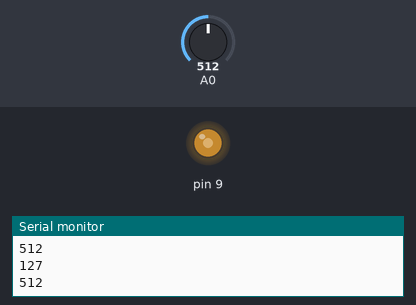
This sketch was run on a simulated Arduino Uno, built with avr-gcc and run on an emulated ATmega328P. Parts: output pins drawn as LEDs (lit = HIGH), the last lines printed to the serial monitor. Inputs (shaded band) come from the test bench; at power-on: A0 = 512.

Above: at 1.2 s.
1.3 s: A0 set to 716
At 2.5 s:
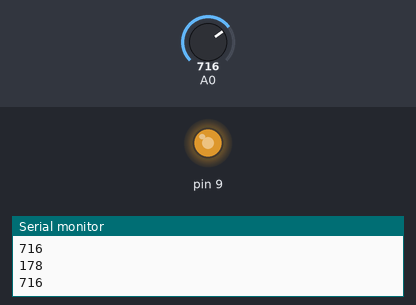
2.8 s: A0 set to 900
At 3.7 s:
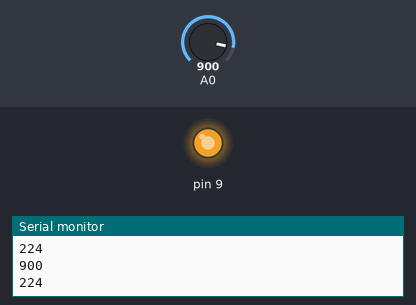
4.3 s: A0 set to 122
At 4.7 s:
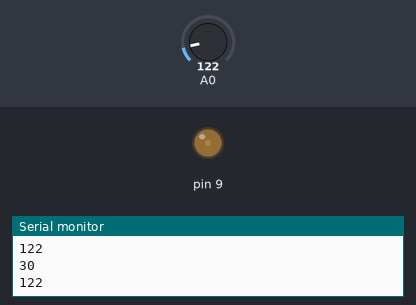
5.8 s: A0 set to 0
At 7.0 s:
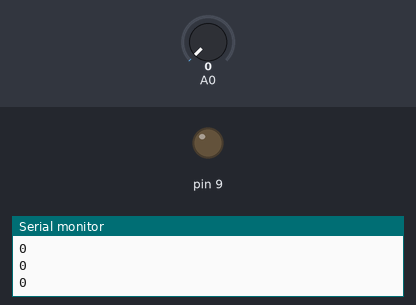
7.3 s: A0 set to 511
At 8.4 s:
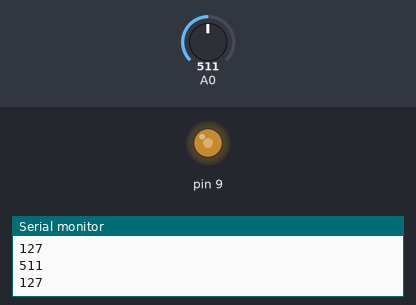
Timing chart, 0 to 9.8 s (numbered marks = the images above; inputs shaded):
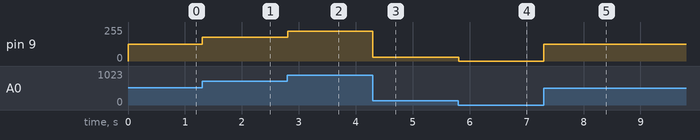

The sketch:

fading_potentiometer.ino
```cpp
void setup() {
  pinMode(A0, INPUT);
  pinMode(9, OUTPUT);
  Serial.begin(9600);
}

void loop() {
  int inputVal = analogRead(A0);
  int mapVal = map(inputVal, 0, 1023, 0, 255);
  analogWrite(9, mapVal);
  Serial.println(inputVal);
  Serial.println(mapVal);
}
```

Measured:
- after the input at 1.3 s, pin 9: 127/255 → 178/255 at once
- after the input at 2.8 s, pin 9: 178/255 → 224/255 at once
- after the input at 4.3 s, pin 9: 224/255 → 30/255 at once
- after the input at 5.8 s, pin 9: 30/255 → 0/255 at once
- after the input at 7.3 s, pin 9: 0/255 → 127/255 at once
